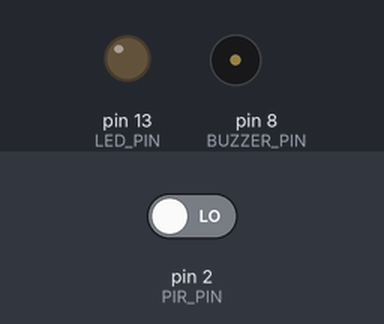
Bench run of a sketch on a simulated Arduino Uno, built with avr-gcc and run on an emulated ATmega328P. Parts: output pins drawn as LEDs (lit = HIGH), buzzer (waves = sounding). The inputs (shaded band) are chosen by the test bench; at power-on: pin 2 (PIR_PIN) LOW.

Above: at 1.2 s.
1.3 s: pin 2 (PIR_PIN) driven HIGH
At 2.5 s:
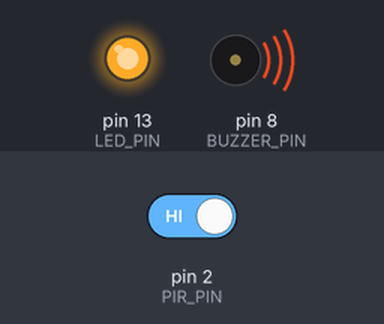
2.8 s: pin 2 (PIR_PIN) driven LOW
At 3.7 s:
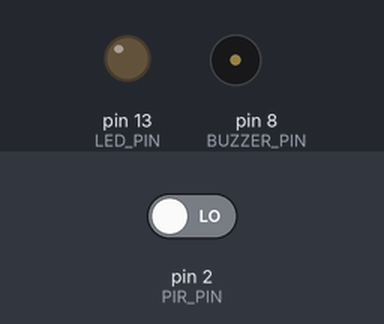
Timing chart, 0 to 5.8 s (numbered marks = the images above; inputs shaded):
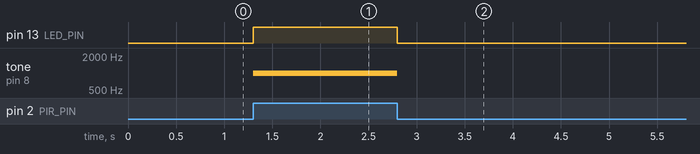

The sketch:

Q19_Smart_Entry_Alert.ino
```cpp
/*
  Q19 - Smart Entry Alert

  Problem:
    A PIR sensor at an entrance detects a person. While motion is
    detected both an LED and a buzzer must be ON.

  Components:
    - Arduino UNO R3
    - 1 x PIR sensor
    - 1 x piezo buzzer
    - 1 x LED
    - 1 x 220 ohm resistor

  Pin mapping:
    PIR:    Signal -> D2, Power -> 5V, Ground -> GND
    Buzzer: positive (+) -> D8, negative -> GND
    D13 -> 220 ohm -> LED anode (long leg), LED cathode -> GND

  Expected behaviour:
    Motion (PIR HIGH) -> LED ON and buzzer ON
    No motion         -> LED OFF and buzzer OFF

  Assumptions:
    None.
*/

const int PIR_PIN    = 2;
const int BUZZER_PIN = 8;
const int LED_PIN    = 13;

const unsigned int BUZZER_FREQ_HZ = 1000;

void setup() {
  pinMode(PIR_PIN, INPUT);
  pinMode(BUZZER_PIN, OUTPUT);
  pinMode(LED_PIN, OUTPUT);
}

void loop() {
  if (digitalRead(PIR_PIN) == HIGH) {   // HIGH = motion
    digitalWrite(LED_PIN, HIGH);
    tone(BUZZER_PIN, BUZZER_FREQ_HZ);
  } else {
    digitalWrite(LED_PIN, LOW);
    noTone(BUZZER_PIN);
  }
}
```

Measured:
- after the input at 1.3 s, pin 13 (LED_PIN): LOW → HIGH at once; tone on pin 8 (BUZZER_PIN): silent → 1000 Hz at once
- after the input at 2.8 s, pin 13 (LED_PIN): HIGH → LOW at once; tone on pin 8 (BUZZER_PIN): 1000 Hz → silent at once
